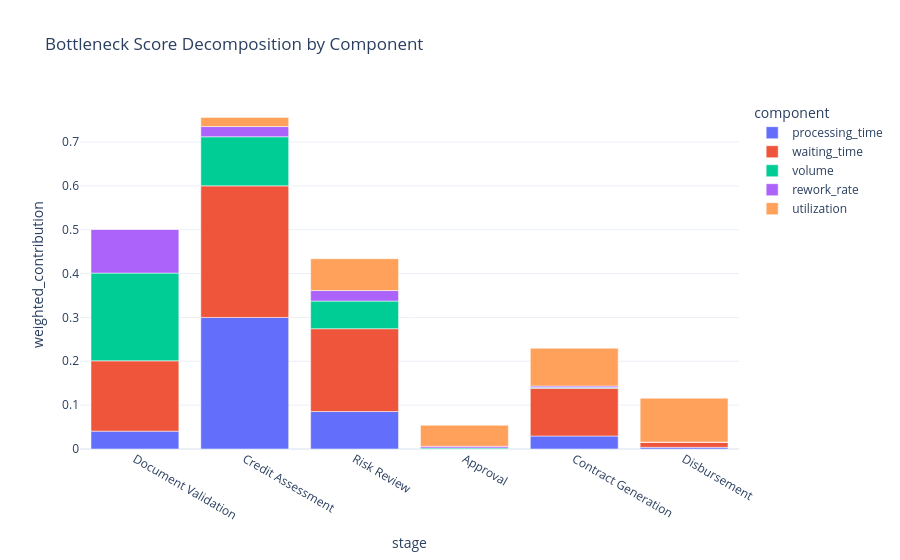

The notebook cell this image was saved under:
### Markdown cell above
## Score Components (why each stage ranks where it does)

### Code cell
norm = table.copy()
for col, source in [
    ("processing_time", "avg_processing_time"), ("waiting_time", "avg_waiting_time"),
    ("volume", "volume"), ("rework_rate", "rework_rate"), ("utilization", "resource_utilization"),
]:
    lo, hi = table[source].min(), table[source].max()
    norm[col] = 0.0 if hi == lo else (table[source] - lo) / (hi - lo)

components = norm.melt(id_vars="stage", value_vars=list(DEFAULT_WEIGHTS.keys()),
                        var_name="component", value_name="normalized_value")
components["weighted_contribution"] = components.apply(
    lambda r: r["normalized_value"] * DEFAULT_WEIGHTS[r["component"]], axis=1
)

fig = px.bar(components, x="stage", y="weighted_contribution", color="component",
             title="Bottleneck Score Decomposition by Component",
             category_orders={"stage": STAGE_ORDER})
fig.show()

### Figure 1 — Plotly figure (JSON) as saved in the notebook; plotly's stock layout.template omitted (floating-point values rounded to 4 significant figures)
{"data": [{"hovertemplate": "component=processing_time<br>stage=%{x}<br>weighted_contribution=%{y}<extra></extra>", "legendgroup": "processing_time", "marker": {"color": "#636efa", "pattern": {"shape": ""}}, "name": "processing_time", "orientation": "v", "showlegend": true, "textposition": "auto", "type": "bar", "x": ["Credit Assessment", "Document Validation", "Risk Review", "Contract Generation", "Disbursement", "Approval"], "xaxis": "x", "y": [0.3, 0.04071, 0.08542, 0.02961, 0.003828, 0.0], "yaxis": "y"}, {"hovertemplate": "component=waiting_time<br>stage=%{x}<br>weighted_contribution=%{y}<extra></extra>", "legendgroup": "waiting_time", "marker": {"color": "#EF553B", "pattern": {"shape": ""}}, "name": "waiting_time", "orientation": "v", "showlegend": true, "textposition": "auto", "type": "bar", "x": ["Credit Assessment", "Document Validation", "Risk Review", "Contract Generation", "Disbursement", "Approval"], "xaxis": "x", "y": [0.3, 0.1603, 0.1889, 0.1088, 0.01202, 0.0], "yaxis": "y"}, {"hovertemplate": "component=volume<br>stage=%{x}<br>weighted_contribution=%{y}<extra></extra>", "legendgroup": "volume", "marker": {"color": "#00cc96", "pattern": {"shape": ""}}, "name": "volume", "orientation": "v", "showlegend": true, "textposition": "auto", "type": "bar", "x": ["Credit Assessment", "Document Validation", "Risk Review", "Contract Generation", "Disbursement", "Approval"], "xaxis": "x", "y": [0.1119, 0.2, 0.06299, 0.002035, 0.0, 0.00239], "yaxis": "y"}, {"hovertemplate": "component=rework_rate<br>stage=%{x}<br>weighted_contribution=%{y}<extra></extra>", "legendgroup": "rework_rate", "marker": {"color": "#ab63fa", "pattern": {"shape": ""}}, "name": "rework_rate", "orientation": "v", "showlegend": true, "textposition": "auto", "type": "bar", "x": ["Credit Assessment", "Document Validation", "Risk Review", "Contract Generation", "Disbursement", "Approval"], "xaxis": "x", "y": [0.02329, 0.1, 0.02399, 0.003234, 0.0, 0.003795], "yaxis": "y"}, {"hovertemplate": "component=utilization<br>stage=%{x}<br>weighted_contribution=%{y}<extra></extra>", "legendgroup": "utilization", "marker": {"color": "#FFA15A", "pattern": {"shape": ""}}, "name": "utilization", "orientation": "v", "showlegend": true, "textposition": "auto", "type": "bar", "x": ["Credit Assessment", "Document Validation", "Risk Review", "Contract Generation", "Disbursement", "Approval"], "xaxis": "x", "y": [0.02076, 0.0, 0.07256, 0.08602, 0.1, 0.04799], "yaxis": "y"}], "layout": {"barmode": "relative", "legend": {"title": {"text": "component"}, "tracegroupgap": 0}, "title": {"text": "Bottleneck Score Decomposition by Component"}, "xaxis": {"anchor": "y", "categoryarray": ["Document Validation", "Credit Assessment", "Risk Review", "Approval", "Contract Generation", "Disbursement"], "categoryorder": "array", "domain": [0.0, 1.0], "title": {"text": "stage"}}, "yaxis": {"anchor": "x", "domain": [0.0, 1.0], "title": {"text": "weighted_contribution"}}}}
